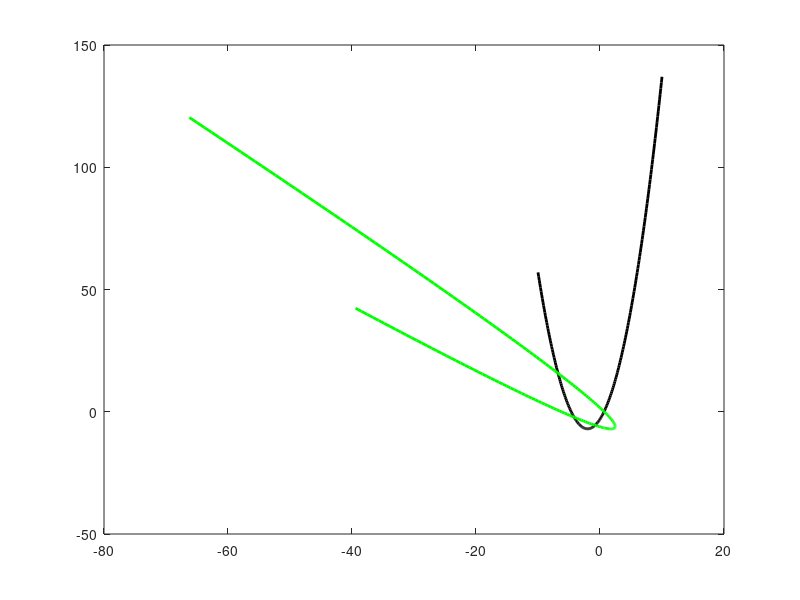

The MATLAB script that drew this image: (Note: this script raises an error after producing the figure.)
clear
clc
close all

x = -10:0.1:10;

y = x.^2 + 4*x - 3;

plot(x, y, 'k', 'LineWidth', 2);
hold on;

theta = 33;

theta_rad = deg2rad(theta);

x_rot = x * cos(theta_rad) - y * sin(theta_rad);
y_rot = x * sin(theta_rad) + y * cos(theta_rad);

plot(x_rot, y_rot, 'g', 'LineWidth', 2);

[x_intersect, y_intersect] = polyxpoly(x, y, x_rot, y_rot);

plot(x_intersect, y_intersect, 'r*', 'MarkerSize', 10);

xlabel('x');
ylabel('y');
title('Plot of y = x^2 + 4x - 3 and its 33-degree rotation with intersections');

for i = 1:length(x_intersect)-1
    patch_x = [x_intersect(i), x_intersect(i+1), x_rot(x_rot >= x_intersect(i) & x_rot <= x_intersect(i+1)), x(x >= x_intersect(i) & x <= x_intersect(i+1))];
    patch_y = [y_intersect(i), y_intersect(i+1), y_rot(x_rot >= x_intersect(i) & x_rot <= x_intersect(i+1)), y(x >= x_intersect(i) & x <= x_intersect(i+1))];
    
    fill(patch_x, patch_y, 'y', 'FaceAlpha', 0.5);
end

grid on;

hold off;